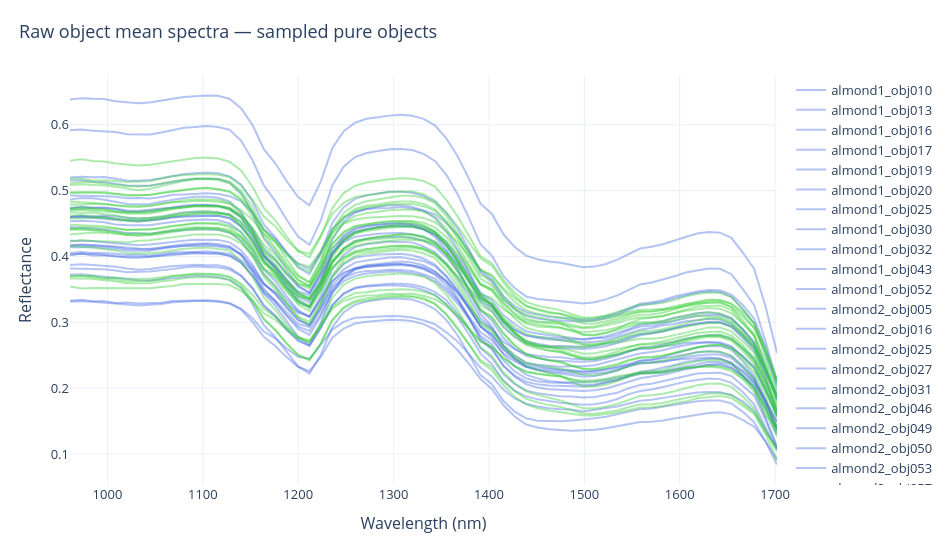
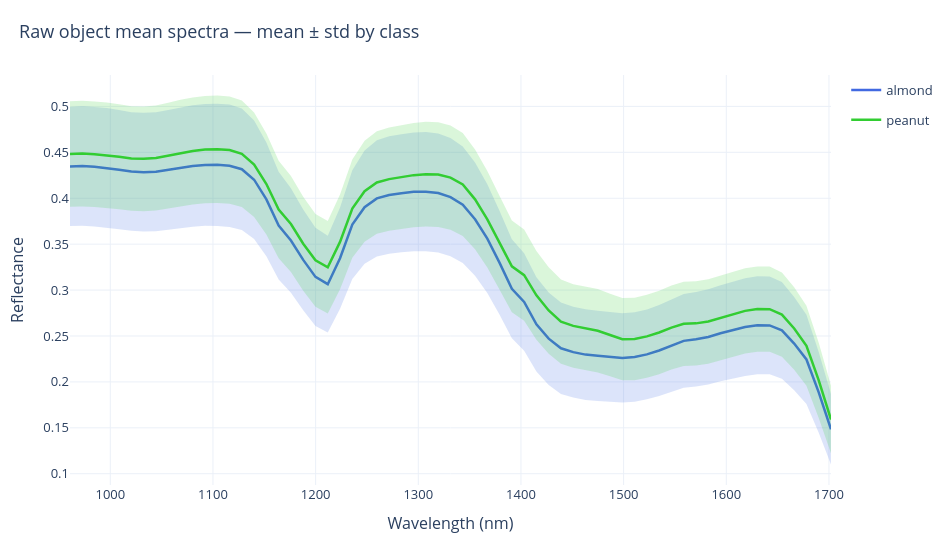

These figures' notebook cell, in order:
### Code cell
X_mean_raw, y_mean_raw, meta_mean_raw = build_matrix(
    object_db=object_db_pca,
    matrix_method="object_mean",
    filters={
        "object_nut_type": list(REFERENCE_CLASSES),
    },
)

meta_mean_raw_df = pd.DataFrame(meta_mean_raw)

print("X_mean_raw:", X_mean_raw.shape)
print("y_mean_raw:", y_mean_raw.shape)
display(meta_mean_raw_df.head())

# Optional sampling for detailed plot.
if RUN_SPECTRA_CHECK_PLOTS:
    # Optional sampling for detailed plot.
    rng = np.random.default_rng(RANDOM_STATE)

    if X_mean_raw.shape[0] > MAX_SPECTRA_TO_PLOT:
        sampled_indices = []

        temp_df = meta_mean_raw_df.copy()
        temp_df["_row_index"] = np.arange(len(temp_df))
        temp_df["label"] = y_mean_raw

        for label, sub in temp_df.groupby("label", dropna=False):
            n = min(MAX_SPECTRA_TO_PLOT // len(REFERENCE_CLASSES), len(sub))
            sampled = sub.sample(n=n, random_state=RANDOM_STATE)
            sampled_indices.extend(sampled["_row_index"].tolist())

        sampled_indices = sorted(sampled_indices)
    else:
        sampled_indices = np.arange(X_mean_raw.shape[0])

    plot_spectra(
        X_mean_raw[sampled_indices],
        wavelengths=wavelengths,
        labels=y_mean_raw[sampled_indices],
        names=meta_mean_raw_df.iloc[sampled_indices]["object_id"].to_numpy()
            if "object_id" in meta_mean_raw_df.columns
            else None,
        reducer="none",
        title="Raw object mean spectra — sampled pure objects",
        y_title="Reflectance",
        show=True,
    )

    plot_spectra(
        X_mean_raw,
        wavelengths=wavelengths,
        labels=y_mean_raw,
        reducer="mean_std",
        title="Raw object mean spectra — mean ± std by class",
        y_title="Reflectance",
        show=True,
    )
else:
    print("Spectral check plots skipped.")
